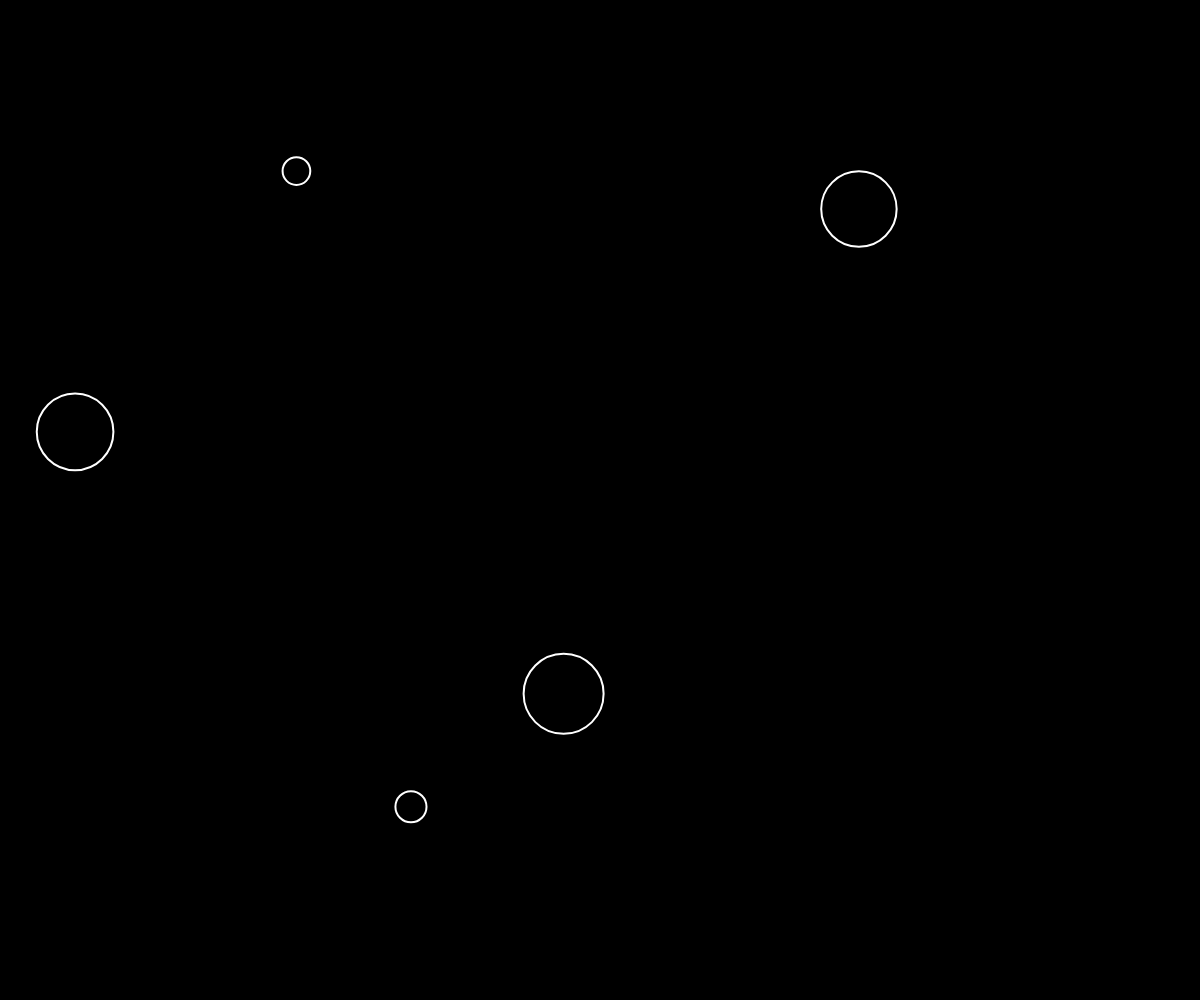
Frame 1 (no input)
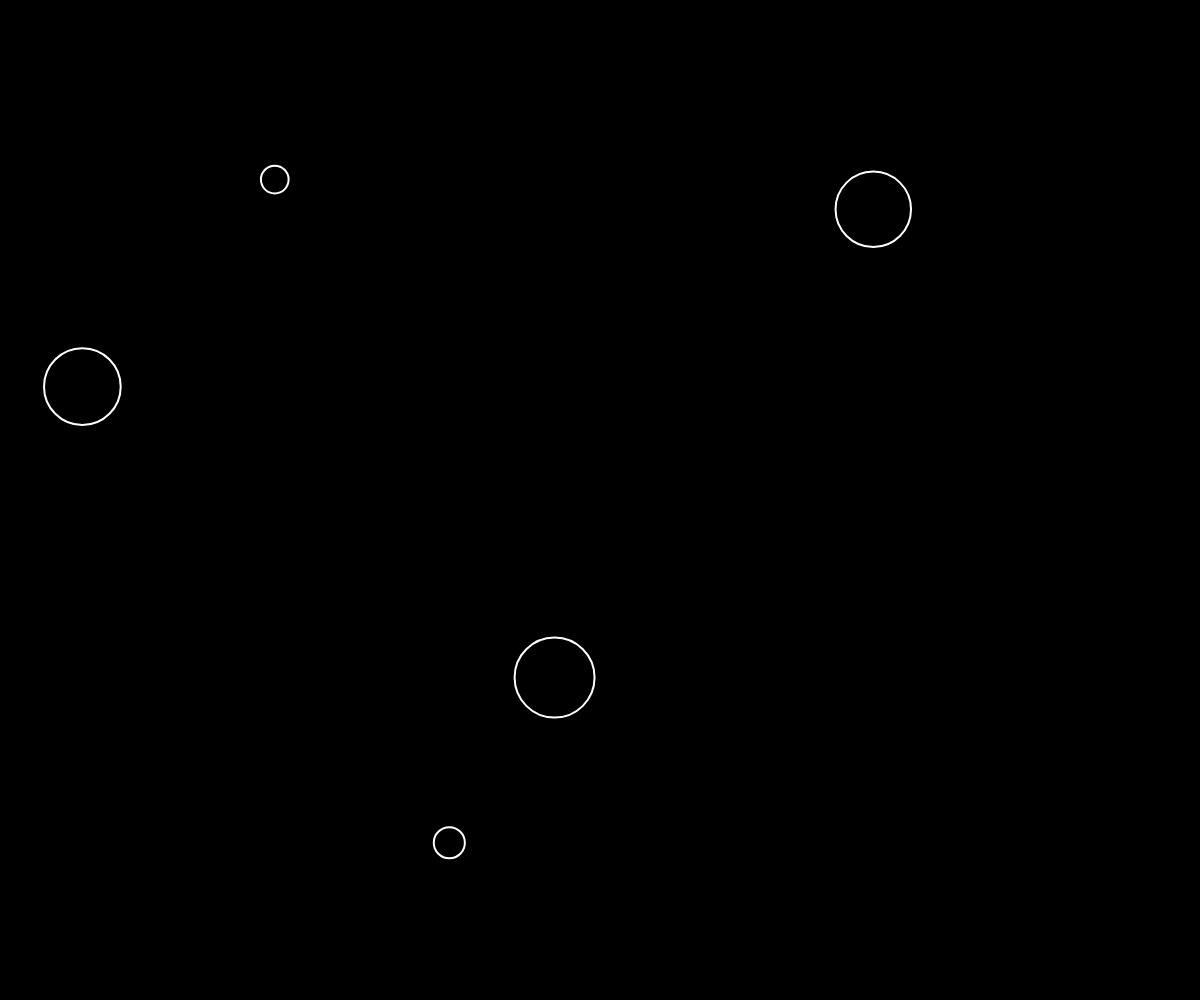
Frame 60 (no input)
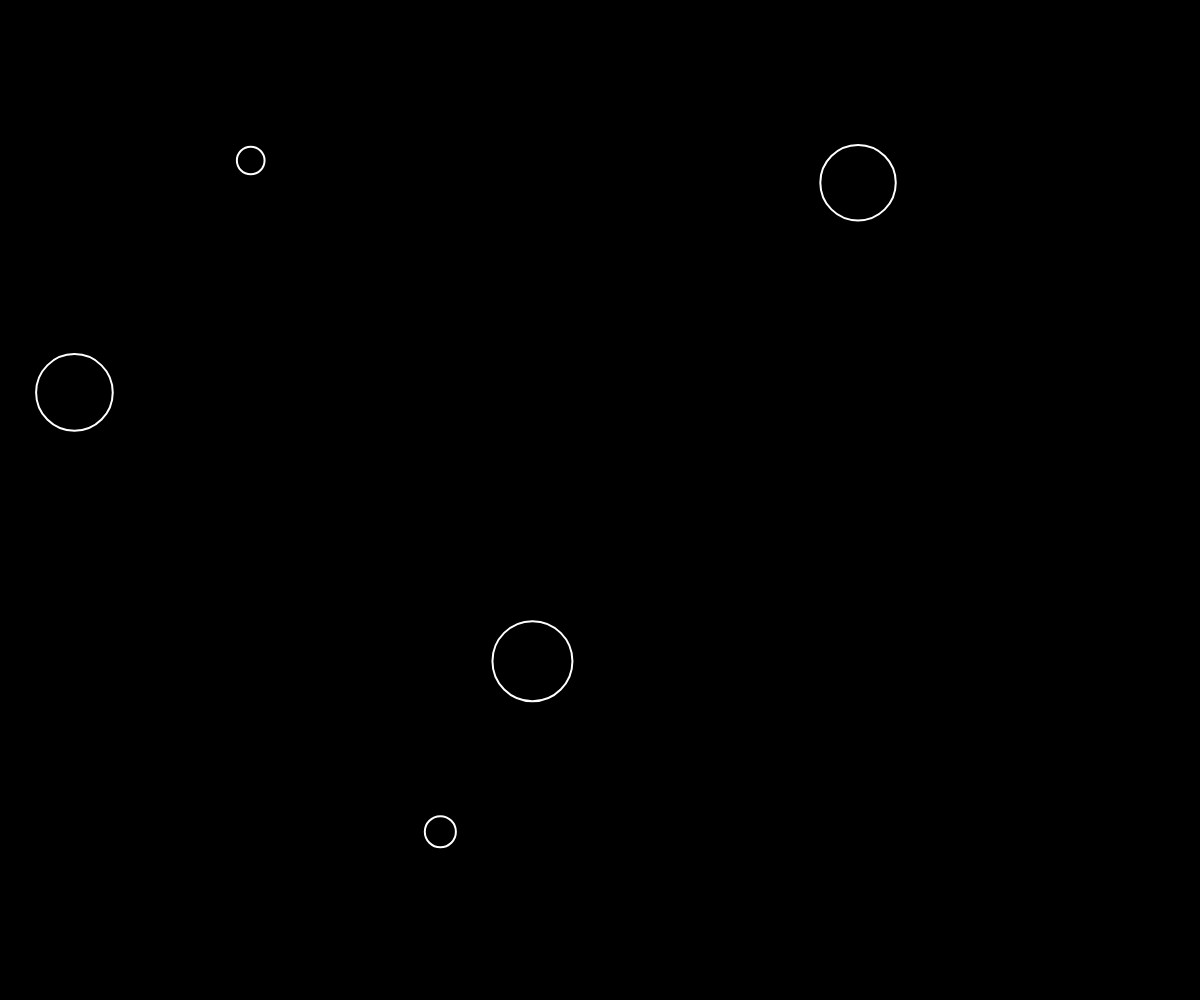
Frame 120 (the mouse pressed at the canvas centre since frame 60)

The p5.js sketch that drew these frames (run headless with seeded random() and noise() and a simulated clock; from frame 60 on, the mouse is pressed at the canvas centre):

// p5.js sketch
// ── sketch.js
/*jshint esversion: 6 */ 
let bubbles = [];

function setup() {
    createCanvas(windowWidth, windowHeight);
    for (let i = 0; i < 5; i++) {
        let x = random(width);
        let y = random(height);
        let r = random(1, 50);
        let b = new Bubble(x, y, r);
        bubbles.push(b);
    }

}

// function mousePressed() {
//     let red = mouseX;
//     let blue = mouseY;
//     let r = random(4, 24);
//     let b = new Bubble(mouseX, mouseY, r, red, 0, blue);
//     bubbles.push(b);
// }

function draw() {
    background(0);
    for (let i = 0; i < bubbles.length; i++){
        bubbles[i].contains(mouseX, mouseY);
       bubbles[i].move();
       bubbles[i].show();
    }
}


class Bubble {
    constructor(x, y, r, col_r, col_g, col_b) {
        this.x = x;
        this.y = y;
        this.r = r;
        this.brightness = 0;
        this.strokeValue = 2;
    }

    changeColor() {
        this.brightness = 255;
    }

    contains(px, py) {
        let d = dist(px, py) 
        if (d < this.r) {
            return true;
        } else {
            return false;
        }
    }

    move() {
        this.x = this.x + random(-5, 5);
        this.y = this.y + random(-5, 5);
    }

    show() {
        stroke(255);
        strokeWeight(this.strokeValue);
        fill(this.brightness, 125);
        ellipse(this.x, this.y, this.r * 2);
    }

    edge() {
        background(55, 0, 0);
    }


}
